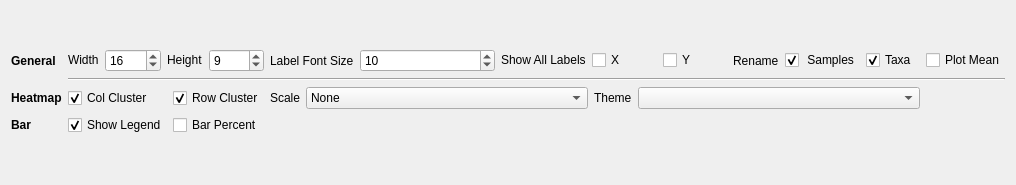
                     <widget class="QWidget" name="scrollAreaWidgetContents_7">
                      <property name="geometry">
                       <rect>
                        <x>0</x>
                        <y>0</y>
                        <width>1016</width>
                        <height>185</height>
                       </rect>
                      </property>
                      <layout class="QGridLayout" name="gridLayout_69">
                       <item row="0" column="0">
                        <layout class="QGridLayout" name="gridLayout_67">
                         <item row="3" column="0">
                          <widget class="QLabel" name="label_178">
                           <property name="font">
                            <font>
                             <weight>75</weight>
                             <bold>true</bold>
                            </font>
                           </property>
                           <property name="text">
                            <string>Bar</string>
                           </property>
                          </widget>
                         </item>
                         <item row="2" column="1">
                          <widget class="QCheckBox" name="checkBox_tflink_hetatmap_col_cluster">
                           <property name="sizePolicy">
                            <sizepolicy hsizetype="Fixed" vsizetype="Fixed">
                             <horstretch>0</horstretch>
                             <verstretch>0</verstretch>
                            </sizepolicy>
                           </property>
                           <property name="layoutDirection">
                            <enum>Qt::LeftToRight</enum>
                           </property>
                           <property name="text">
                            <string>Col Cluster</string>
                           </property>
                           <property name="checked">
                            <bool>true</bool>
                           </property>
                          </widget>
                         </item>
                         <item row="3" column="2">
                          <widget class="QCheckBox" name="checkBox_tflink_bar_plot_percent">
                           <property name="sizePolicy">
                            <sizepolicy hsizetype="Fixed" vsizetype="Fixed">
                             <horstretch>0</horstretch>
                             <verstretch>0</verstretch>
                            </sizepolicy>
                           </property>
                           <property name="font">
                            <font>
                             <stylestrategy>PreferDefault</stylestrategy>
                            </font>
                           </property>
                           <property name="layoutDirection">
                            <enum>Qt::LeftToRight</enum>
                           </property>
                           <property name="text">
                            <string>Bar Percent</string>
                           </property>
                          </widget>
                         </item>
                         <item row="2" column="0">
                          <widget class="QLabel" name="label_177">
                           <property name="sizePolicy">
                            <sizepolicy hsizetype="Preferred" vsizetype="Preferred">
                             <horstretch>0</horstretch>
                             <verstretch>0</verstretch>
                            </sizepolicy>
                           </property>
                           <property name="font">
                            <font>
                             <weight>75</weight>
                             <bold>true</bold>
                            </font>
                           </property>
                           <property name="text">
                            <string>Heatmap</string>
                           </property>
                          </widget>
                         </item>
                         <item row="0" column="3">
                          <layout class="QHBoxLayout" name="horizontalLayout_53">
                           <item>
                            <widget class="QLabel" name="label_110">
                             <property name="sizePolicy">
                              <sizepolicy hsizetype="Fixed" vsizetype="Preferred">
                               <horstretch>0</horstretch>
                               <verstretch>0</verstretch>
                              </sizepolicy>
                             </property>
                             <property name="text">
                              <string>Label Font Size</string>
                             </property>
                             <property name="alignment">
                              <set>Qt::AlignLeading|Qt::AlignLeft|Qt::AlignVCenter</set>
                             </property>
                            </widget>
                           </item>
                           <item>
                            <widget class="QSpinBox" name="spinBox_tflink_label_font_size">
                             <property name="sizePolicy">
                              <sizepolicy hsizetype="Preferred" vsizetype="Fixed">
                               <horstretch>0</horstretch>
                               <verstretch>0</verstretch>
                              </sizepolicy>
                             </property>
                             <property name="minimum">
                              <number>1</number>
                             </property>
                             <property name="maximum">
                              <number>999</number>
                             </property>
                             <property name="value">
                              <number>10</number>
                             </property>
                            </widget>
                           </item>
                           <item>
                            <widget class="QLabel" name="label_132">
                             <property name="sizePolicy">
                              <sizepolicy hsizetype="Fixed" vsizetype="Maximum">
                               <horstretch>0</horstretch>
                               <verstretch>0</verstretch>
                              </sizepolicy>
                             </property>
                             <property name="text">
                              <string>Show All Labels</string>
                             </property>
                             <property name="alignment">
                              <set>Qt::AlignLeading|Qt::AlignLeft|Qt::AlignVCenter</set>
                             </property>
                            </widget>
                           </item>
                           <item>
                            <layout class="QHBoxLayout" name="horizontalLayout_51">
                             <item>
                              <widget class="QCheckBox" name="checkBox_tflink_bar_show_all_labels_x">
                               <property name="sizePolicy">
                                <sizepolicy hsizetype="Preferred" vsizetype="Fixed">
                                 <horstretch>0</horstretch>
                                 <verstretch>0</verstretch>
                                </sizepolicy>
                               </property>
                               <property name="text">
                                <string>X</string>
                               </property>
                              </widget>
                             </item>
                             <item>
                              <widget class="QCheckBox" name="checkBox_tflink_bar_show_all_labels_y">
                               <property name="sizePolicy">
                                <sizepolicy hsizetype="Preferred" vsizetype="Fixed">
                                 <horstretch>0</horstretch>
                                 <verstretch>0</verstretch>
                                </sizepolicy>
                               </property>
                               <property name="text">
                                <string>Y</string>
                               </property>
                              </widget>
                             </item>
                            </layout>
                           </item>
                           <item>
                            <widget class="QLabel" name="label_120">
                             <property name="sizePolicy">
                              <sizepolicy hsizetype="Maximum" vsizetype="Preferred">
                               <horstretch>0</horstretch>
                               <verstretch>0</verstretch>
                              </sizepolicy>
                             </property>
                             <property name="text">
                              <string>Rename</string>
                             </property>
                             <property name="alignment">
                              <set>Qt::AlignLeading|Qt::AlignLeft|Qt::AlignVCenter</set>
                             </property>
                            </widget>
                           </item>
                           <item>
                            <layout class="QHBoxLayout" name="horizontalLayout_52">
                             <item>
                              <widget class="QCheckBox" name="checkBox_tflink_hetatmap_rename_sample">
                               <property name="sizePolicy">
                                <sizepolicy hsizetype="Preferred" vsizetype="Fixed">
                                 <horstretch>0</horstretch>
                                 <verstretch>0</verstretch>
                                </sizepolicy>
                               </property>
                               <property name="text">
                                <string> Samples</string>
                               </property>
                               <property name="checked">
                                <bool>true</bool>
                               </property>
                              </widget>
                             </item>
                             <item>
                              <widget class="QCheckBox" name="checkBox_tflink_hetatmap_rename_taxa">
                               <property name="sizePolicy">
                                <sizepolicy hsizetype="Preferred" vsizetype="Fixed">
                                 <horstretch>0</horstretch>
                                 <verstretch>0</verstretch>
                                </sizepolicy>
                               </property>
                               <property name="text">
                                <string>Taxa</string>
                               </property>
                               <property name="checked">
                                <bool>true</bool>
                               </property>
                              </widget>
                             </item>
                            </layout>
                           </item>
                          </layout>
                         </item>
                         <item row="0" column="0">
                          <widget class="QLabel" name="label_176">
                           <property name="sizePolicy">
                            <sizepolicy hsizetype="Fixed" vsizetype="Preferred">
                             <horstretch>0</horstretch>
                             <verstretch>0</verstretch>
                            </sizepolicy>
                           </property>
                           <property name="font">
                            <font>
                             <weight>75</weight>
                             <bold>true</bold>
                            </font>
                           </property>
                           <property name="text">
                            <string>General</string>
                           </property>
                          </widget>
                         </item>
                         <item row="0" column="4">
                          <widget class="QCheckBox" name="checkBox_tflink_plot_mean">
                           <property name="sizePolicy">
                            <sizepolicy hsizetype="Maximum" vsizetype="Fixed">
                             <horstretch>0</horstretch>
                             <verstretch>0</verstretch>
                            </sizepolicy>
                           </property>
                           <property name="text">
                            <string>Plot Mean</string>
                           </property>
                          </widget>
                         </item>
                         <item row="0" column="1" colspan="2">
                          <layout class="QHBoxLayout" name="horizontalLayout_31">
                           <item>
                            <widget class="QLabel" name="label_21">
                             <property name="sizePolicy">
                              <sizepolicy hsizetype="Fixed" vsizetype="Fixed">
                               <horstretch>0</horstretch>
                               <verstretch>0</verstretch>
                              </sizepolicy>
                             </property>
                             <property name="text">
                              <string>Width</string>
                             </property>
                            </widget>
                           </item>
                           <item>
                            <widget class="QSpinBox" name="spinBox_tflink_width">
                             <property name="sizePolicy">
                              <sizepolicy hsizetype="Preferred" vsizetype="Fixed">
                               <horstretch>0</horstretch>
                               <verstretch>0</verstretch>
                              </sizepolicy>
                             </property>
                             <property name="minimum">
                              <number>1</number>
                             </property>
                             <property name="maximum">
                              <number>1000</number>
                             </property>
                             <property name="value">
                              <number>16</number>
                             </property>
                            </widget>
                           </item>
                           <item>
                            <widget class="QLabel" name="label_20">
                             <property name="sizePolicy">
                              <sizepolicy hsizetype="Fixed" vsizetype="Fixed">
                               <horstretch>0</horstretch>
                               <verstretch>0</verstretch>
                              </sizepolicy>
                             </property>
                             <property name="text">
                              <string>Height</string>
                             </property>
                            </widget>
                           </item>
                           <item>
                            <widget class="QSpinBox" name="spinBox_tflink_height">
                             <property name="sizePolicy">
                              <sizepolicy hsizetype="Preferred" vsizetype="Fixed">
                               <horstretch>0</horstretch>
                               <verstretch>0</verstretch>
                              </sizepolicy>
                             </property>
                             <property name="minimum">
                              <number>1</number>
                             </property>
                             <property name="maximum">
                              <number>1000</number>
                             </property>
                             <property name="value">
                              <number>9</number>
                             </property>
                            </widget>
                           </item>
                          </layout>
                         </item>
                         <item row="3" column="1">
                          <widget class="QCheckBox" name="checkBox_tflink_bar_show_legend">
                           <property name="sizePolicy">
                            <sizepolicy hsizetype="Preferred" vsizetype="Fixed">
                             <horstretch>0</horstretch>
                             <verstretch>0</verstretch>
                            </sizepolicy>
                           </property>
                           <property name="text">
                            <string>Show Legend</string>
                           </property>
                           <property name="checked">
                            <bool>true</bool>
                           </property>
                          </widget>
                         </item>
                         <item row="2" column="2">
                          <widget class="QCheckBox" name="checkBox_tflink_hetatmap_row_cluster">
                           <property name="sizePolicy">
                            <sizepolicy hsizetype="Preferred" vsizetype="Fixed">
                             <horstretch>0</horstretch>
                             <verstretch>0</verstretch>
                            </sizepolicy>
                           </property>
                           <property name="text">
                            <string>Row Cluster</string>
                           </property>
                           <property name="checked">
                            <bool>true</bool>
                           </property>
                          </widget>
                         </item>
                         <item row="2" column="3">
                          <layout class="QHBoxLayout" name="horizontalLayout_47">
                           <item>
                            <widget class="QLabel" name="label_23">
                             <property name="sizePolicy">
                              <sizepolicy hsizetype="Fixed" vsizetype="Preferred">
                               <horstretch>0</horstretch>
                               <verstretch>0</verstretch>
                              </sizepolicy>
                             </property>
                             <property name="layoutDirection">
                              <enum>Qt::LeftToRight</enum>
                             </property>
                             <property name="text">
                              <string>Scale</string>
                             </property>
                             <property name="alignment">
                              <set>Qt::AlignLeading|Qt::AlignLeft|Qt::AlignVCenter</set>
                             </property>
                            </widget>
                           </item>
                           <item>
                            <widget class="QComboBox" name="comboBox_tflink_hetatmap_scale">
                             <property name="sizePolicy">
                              <sizepolicy hsizetype="Preferred" vsizetype="Fixed">
                               <horstretch>0</horstretch>
                               <verstretch>0</verstretch>
                              </sizepolicy>
                             </property>
                             <item>
                              <property name="text">
                               <string>None</string>
                              </property>
                             </item>
                             <item>
                              <property name="text">
                               <string>row</string>
                              </property>
                             </item>
                             <item>
                              <property name="text">
                               <string>column</string>
                              </property>
                             </item>
                             <item>
                              <property name="text">
                               <string>all</string>
                              </property>
                             </item>
                            </widget>
                           </item>
                           <item>
                            <widget class="QLabel" name="label_61">
                             <property name="sizePolicy">
                              <sizepolicy hsizetype="Fixed" vsizetype="Preferred">
                               <horstretch>0</horstretch>
                               <verstretch>0</verstretch>
                              </sizepolicy>
                             </property>
                             <property name="text">
                              <string>Theme</string>
                             </property>
                            </widget>
                           </item>
                           <item>
                            <widget class="QComboBox" name="comboBox_tflink_cmap">
                             <property name="sizePolicy">
                              <sizepolicy hsizetype="Preferred" vsizetype="Fixed">
                               <horstretch>0</horstretch>
                               <verstretch>0</verstretch>
                              </sizepolicy>
                             </property>
                            </widget>
                           </item>
                          </layout>
                         </item>
                         <item row="1" column="1" colspan="4">
                          <widget class="Line" name="line_29">
                           <property name="orientation">
                            <enum>Qt::Horizontal</enum>
                           </property>
                          </widget>
                         </item>
                        </layout>
                       </item>
                      </layout>
                     </widget>
